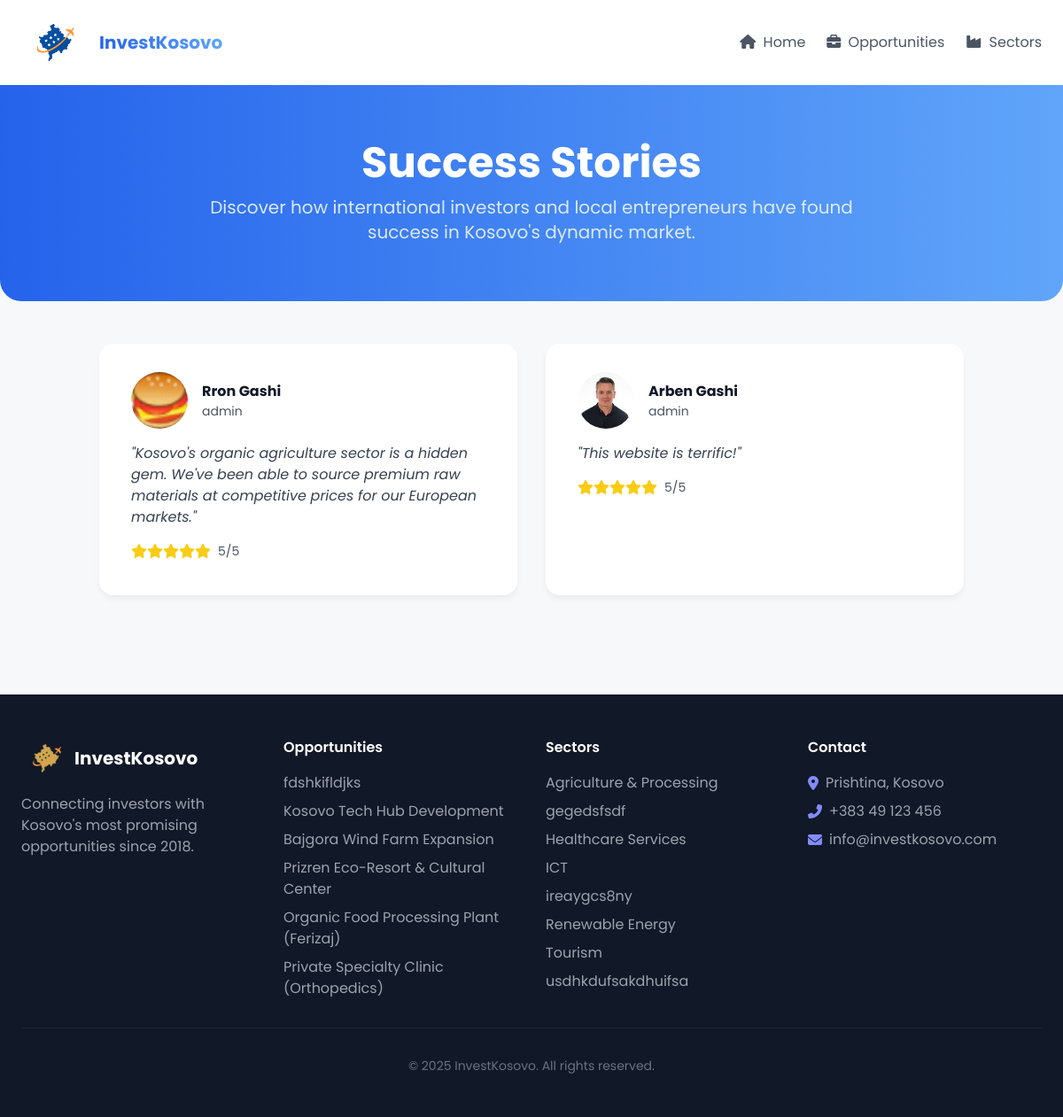
Page /success-stories.php (signed in) on the committed database.
### tables this page shows
CREATE TABLE `success_stories` (
  `id` int(11) NOT NULL,
  `user_id` int(11) NOT NULL,
  `title` varchar(255) NOT NULL,
  `description` text NOT NULL,
  `rating` int(11) NOT NULL CHECK (`rating` between 0 and 5)
);

CREATE TABLE `investment_opportunities` (
  `opportunity_id` int(11) NOT NULL,
  `title` varchar(150) NOT NULL,
  `sector_id` int(11) DEFAULT NULL,
  `capital_min` decimal(15,2) NOT NULL,
  `capital_max` decimal(15,2) NOT NULL,
  `risk_level` enum('low','medium','high') NOT NULL,
  `timeline_months` int(11) NOT NULL,
  `description` text NOT NULL,
  `contact_email` varchar(150) NOT NULL,
  `created_at` datetime DEFAULT current_timestamp(),
  `money_raised` decimal(15,2) DEFAULT 0.00,
  `goal` decimal(15,2) DEFAULT 0.00
);

CREATE TABLE `sectors` (
  `sector_id` int(11) NOT NULL,
  `name` varchar(100) NOT NULL,
  `description` text DEFAULT NULL
);

### success-stories.php (the view, shortened to what this page needs)
<?php
include_once 'config.php';
$oppo = $pdo->query("SELECT opportunity_id, title FROM investment_opportunities ORDER BY created_at DESC")->fetchAll(PDO::FETCH_ASSOC);
$sector = $pdo->query("SELECT sector_id, name FROM sectors ORDER BY name ASC")->fetchAll(PDO::FETCH_ASSOC);
$stories = $pdo->query("SELECT * FROM success_stories ORDER BY user_id")->fetchAll(PDO::FETCH_ASSOC);
$users = $pdo->query("SELECT * FROM users ORDER BY user_id")->fetchAll(PDO::FETCH_ASSOC);
$userNameMap = [];
$userPicMap = [];
$userTypeMap = [];
foreach ($users as $u) {
    $userNameMap[$u['user_id']] = $u['full_name'];
    $userPicMap[$u['user_id']] = $u['profile_picture'];
    $userTypeMap[$u['user_id']] = $u['user_type'];
}
?>
<!DOCTYPE html>
<html lang="en">
<head>
    <script src="https://cdn.tailwindcss.com"></script>
    <link rel="stylesheet" href="https://cdnjs.cloudflare.com/ajax/libs/font-awesome/6.4.0/css/all.min.css">
</head>
<body class="min-h-screen">
    <nav class="bg-white shadow-lg py-4 px-6 flex justify-between items-center">
        <div class="flex items-center">
            <a href="index.php" class="flex items-center text-gray-800 hover:text-blue-600 transition-colors">
                <img class="h-16 w-auto" src="kosova.png" alt="InvestKosovo Logo">
                <span class="text-xl font-bold bg-gradient-to-r from-blue-600 to-blue-400 bg-clip-text text-transparent ml-2">InvestKosovo</span>
            </a>
        </div>
        <div class="flex items-center space-x-6">
            <a href="index.php" class="text-gray-600 hover:text-blue-600 transition-colors"><i class="fas fa-home mr-1"></i> Home</a>
            <a href="opportunity-detail.php" class="text-gray-600 hover:text-blue-600 transition-colors"><i class="fas fa-briefcase mr-1"></i> Opportunities</a>
            <a href="sector-detail.php" class="text-gray-600 hover:text-blue-600 transition-colors"><i class="fas fa-industry mr-1"></i> Sectors</a>
        </div>
    </nav>
    <div class="bg-gradient-to-r from-blue-600 to-blue-400 text-white py-16 px-8 md:px-16 mb-12 fade-in rounded-b-3xl">
        <div class="max-w-4xl mx-auto text-center">
            <h1 class="text-4xl md:text-5xl font-bold mb-3">Success Stories</h1>
            <p class="text-xl text-blue-100 max-w-3xl mx-auto">Discover how international investors and local entrepreneurs have found success in Kosovo's dynamic market.</p>
        </div>
    </div>
    <div class="max-w-5xl mx-auto px-6 pb-16">
        <div class="grid grid-cols-1 md:grid-cols-2 gap-8">
            <?php foreach ($stories as $story): ?>
            <div class="bg-white rounded-2xl p-8 story-card fade-in">
                <div class="flex items-center mb-4">
                    <img class="w-16 h-16 rounded-full mr-4" src="<?php echo htmlspecialchars($userPicMap[$story['user_id']] ?? 'uploads/profile_1.png'); ?>" alt="Profile Picture">
                    <div>
                        <h4 class="font-bold text-gray-900"><?php echo htmlspecialchars($userNameMap[$story['user_id']] ?? 'Unknown User'); ?></h4>
                        <p class="text-gray-600 text-sm"><?php echo htmlspecialchars($userTypeMap[$story['user_id']]); ?></p>
                    </div>
                </div>
                <p class="text-gray-700 mb-4 italic"><?php echo htmlspecialchars($story['description']); ?></p>
                <div class="flex items-center text-yellow-400 mb-2">
                    <i class="fas fa-star"></i><i class="fas fa-star"></i><i class="fas fa-star"></i><i class="fas fa-star"></i><i class="fas fa-star"></i>
                    <span class="text-gray-600 ml-2 text-sm"><?php echo htmlspecialchars($story['rating']); ?>/5</span>
                </div>
            </div>
            <?php endforeach; ?>
        </div>
    </div>
    <footer class="bg-gray-900 text-white py-12 px-6 mt-12">
        <div class="max-w-6xl mx-auto grid grid-cols-1 md:grid-cols-4 gap-8">
            <div>
                <h3 class="text-xl font-bold mb-4 flex items-center">
                    <img class="h-12 w-auto" src="kosova1.png" alt="InvestKosovo Logo">InvestKosovo
                </h3>
                <p class="text-gray-400">Connecting investors with Kosovo's most promising opportunities since 2018.</p>
            </div>
            <div>
                <h4 class="font-semibold mb-4">Opportunities</h4>
                <ul class="space-y-2 text-gray-400">
                    <?php foreach($oppo as $o):?>
                        <li><a href="opportunity-detail.php?id=<?= $o['opportunity_id'] ?>" class="hover:text-white transition-colors"><?= htmlspecialchars($o['title']) ?></a></li>
                    <?php endforeach; ?>
                </ul>
            </div>
            <div>
                <h4 class="font-semibold mb-4">Sectors</h4>
                <ul class="space-y-2 text-gray-400">
                    <?php foreach($sector as $s): ?>
                        <li><a href="sector-detail.php?id=<?= $s['sector_id'] ?>" class="hover:text-white transition-colors"><?= htmlspecialchars($s['name']) ?></a></li>
                    <?php endforeach; ?>
                </ul>
            </div>
            <div>
                <h4 class="font-semibold mb-4">Contact</h4>
                <ul class="space-y-2 text-gray-400">
                    <li class="flex items-center"><i class="fas fa-map-marker-alt mr-2 text-indigo-400"></i> Prishtina, Kosovo</li>
                    <li class="flex items-center"><i class="fas fa-phone-alt mr-2 text-indigo-400"></i> +383 49 123 456</li>
                    <li class="flex items-center"><i class="fas fa-envelope mr-2 text-indigo-400"></i> info@investkosovo.com</li>
                </ul>
            </div>
        </div>
        <div class="max-w-6xl mx-auto pt-8 mt-8 border-t border-gray-800 text-center text-gray-500 text-sm">
            <p>© 2025 InvestKosovo. All rights reserved.</p>
        </div>
    </footer>
</body>
</html>

### success-stories.php (style rules this page uses)
body { font-family: 'Poppins', sans-serif; background: #f7f8fa; }
.story-card { transition: all 0.3s ease; box-shadow: 0 4px 6px rgba(0,0,0,0.05); border-left: 4px solid transparent; }
.fade-in { animation: fadeIn 0.6s ease-in; }

### rows in the picture
success_stories: shows a picture, user "Rron Gashi", user "admin", description "\"Kosovo's organic agriculture sector is a hidden gem. We've been able to source premium raw materials at competitive prices for our European markets.\"", rating "5"
success_stories: shows a picture, user "Arben Gashi", user "admin", description "\"This website is terrific!\"", rating "5"
investment_opportunities: title "fdshkifldjks"
investment_opportunities: title "Kosovo Tech Hub Development"
investment_opportunities: title "Bajgora Wind Farm Expansion"
investment_opportunities: title "Prizren Eco-Resort & Cultural Center"
investment_opportunities: title "Organic Food Processing Plant (Ferizaj)"
investment_opportunities: title "Private Specialty Clinic (Orthopedics)"
sectors: name "Agriculture & Processing"
sectors: name "gegedsfsdf"
sectors: name "Healthcare Services"
sectors: name "ICT"
sectors: name "ireaygcs8ny"
sectors: name "Renewable Energy"
sectors: name "Tourism"
sectors: name "usdhkdufsakdhuifsa"
